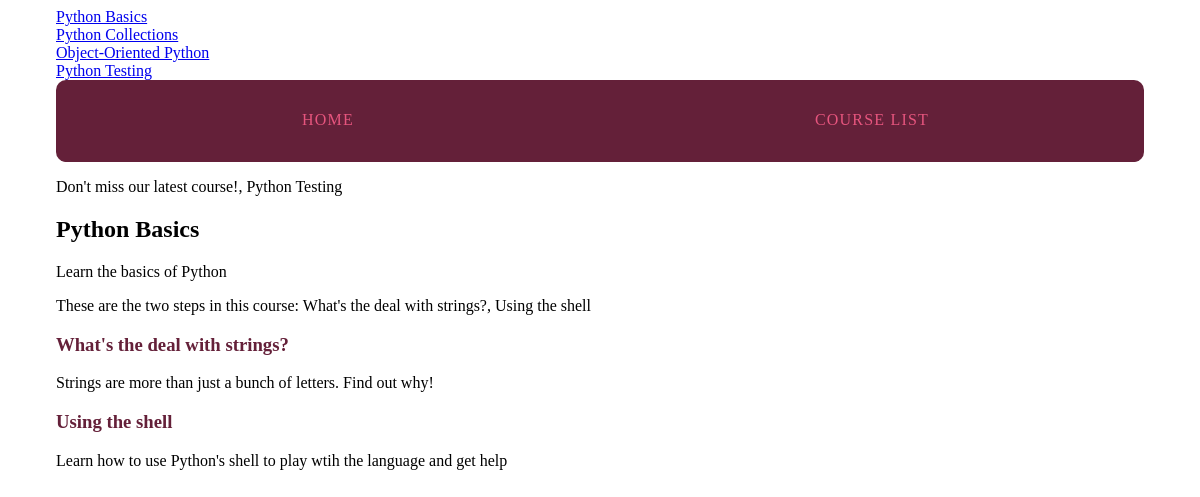
The page /courses/1/ on the database its author committed.
### courses/models.py (models this page shows)
class Course(models.Model):
	created_at = models.DateTimeField(auto_now_add=True)
	title = models.CharField(max_length=255)
	description = models.TextField()
	def __str__(self):
		return self.title

class Step(models.Model):
	title = models.CharField(max_length=255)
	description = models.TextField()
	content = models.TextField(blank=True, default='')
	order = models.IntegerField(default=0)
	course = models.ForeignKey(Course, on_delete=models.CASCADE)
	class Meta:
		ordering = ['order',]
	def __str__(self):
		return self.title

### courses/views.py (the view)
# urls.py: path('<int:pk>/', views.course_detail, name="course_detail"),
def course_detail(request, pk):
	course = get_object_or_404(Course, pk=pk)
	return render(request, 'courses/course_detail.html', {'course':course})

### courses/templatetags/course_extras.py (called while the page is built)
@register.simple_tag
def newest_course():
	return Course.objects.latest('created_at')

@register.inclusion_tag('courses/course_nav.html')
def nav_courses_list():
	courses = Course.objects.all()
	return {'courses':courses}

### courses/templates/courses/course_detail.html (shortened to what this page needs)
{% extends "layout.html" %}
{% load humanize %}
{% block content %}
<article>
	<h2>{{ course.title }}</h2>
	{{ course.description }}
	<p>These are the {{ course.step_set.count|apnumber }} step{{ course.step_set.all|pluralize }} in this course: {{ course.step_set.all|join:", " }}</p>
	<section>
		{% for step in course.step_set.all %}
			<h3>
				<a href="{% url 'courses:step_detail' course_pk=step.course.pk step_pk=step.pk %}">{{ step.title }}</a>
			</h3>
			{{ step.description }}
		{% endfor %}
	</section>
</article>
{% endblock %}

### templates/layout.html (shortened to what this page needs)
{% load static from staticfiles %}
{% load course_extras %}
<!DOCTYPE html>
<html>
	<head>
		<link rel="stylesheet" href="{% static 'css/layout.css' %}">
	</head>
	<body>
		<div class="site-container">
			<div>{% nav_courses_list %}</div>
			<nav>
				<a href="{% url 'index' %}">HOME</a>
				<a href="{% url 'courses:course_list' %}">COURSE LIST</a>
			</nav>
			<p>Don't miss our latest course!, {% newest_course %}</p>
			{% block content %}{% endblock %}
		</div>
	</body>
</html>

### courses/templates/courses/course_nav.html
{% for course in courses %}
	<div><a href="{% url 'courses:course_detail' pk=course.pk %}">{{ course.title }}</a></div>
{% endfor %}

### assets/css/layout.css (style rules this page uses)
html { box-sizing: border-box; }
*, *::after, *::before { box-sizing: inherit; }
.site-container { max-width: 68em; margin-left: auto; margin-right: auto; }
.site-container::after { clear: both; content: ""; display: table; }
.site-container nav { width: 100%; display: table; width: 100%; table-layout: fixed; border-bottom-left-radius: 10px; border-bottom-right-radius: 10px; border-top-left-radius: 10px; border-top-right-radius: 10px; border-bottom-left-radius: 10px; border-top-left-radius: 10px; border-bottom-right-radius: 10px; border-top-right-radius: 10px; background-color: #642039; margin-bottom: 1em; overflow: hidden; }
.site-container nav a { display: table-cell; width: 8.33333%; padding: 10px; border-bottom: 2px solid #642039; color: #e6557e; letter-spacing: 0.075em; line-height: 60px; text-align: center; text-decoration: none; }
article h2 a, article h3 a { color: #642039; text-decoration: none; }

### rows shown on the page
Course: title "Python Basics", description "Learn the basics of Python", step_set.count|apnumber "two", step_set.all "What's the deal with strings?, Using the shell"
Course: title "Python Collections"
Course: title "Object-Oriented Python"
Course: title "Python Testing"
Step: title "What's the deal with strings?", description "Strings are more than just a bunch of letters. Find out why!"
Step: title "Using the shell", description "Learn how to use Python's shell to play wtih the language and get help"
